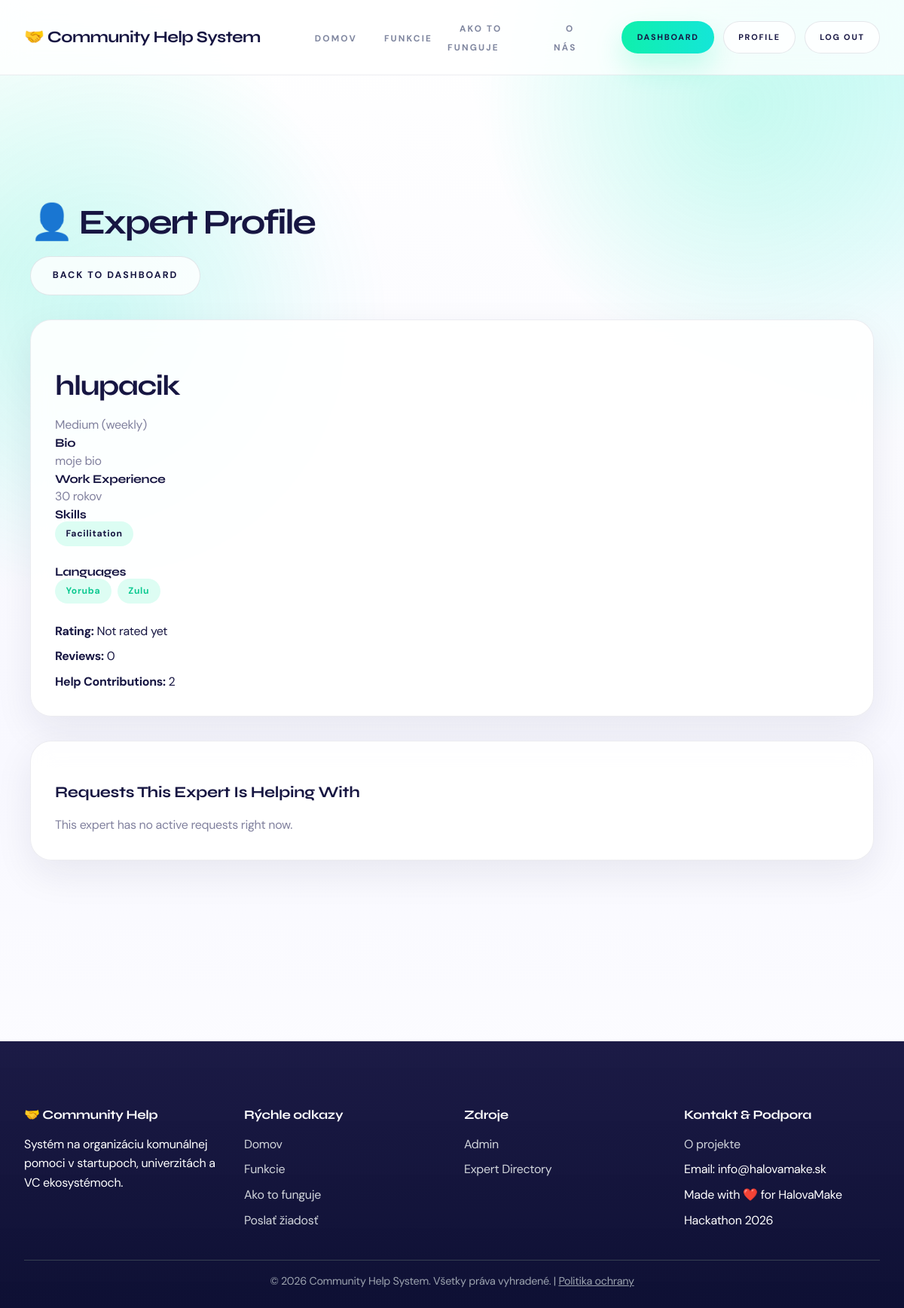
Screenshot of /experts/6/ (signed in) with the database file from the repository.
### server/models.py (models this page shows, shortened)
class Expert(models.Model):
    AVAILABILITY_CHOICES = [
        ('high', 'High (daily)'),
        ('medium', 'Medium (weekly)'),
        ('low', 'Low (occasional)'),
    ]
    user = models.OneToOneField(User, on_delete=models.CASCADE)
    bio = models.TextField(blank=True)
    skills = models.ManyToManyField(Skill, blank=True, related_name='experts')
    languages = models.ManyToManyField(Language, blank=True, related_name='experts')
    work_experience = models.TextField(blank=True, help_text='Work experience highlights')
    rating = models.FloatField(default=0.0, help_text='Average user rating (0-5)')
    rating_count = models.IntegerField(default=0, help_text='Number of ratings')
    availability = models.CharField(
        max_length=20,
        choices=AVAILABILITY_CHOICES,
        default='medium'
    )
    is_busy = models.BooleanField(default=False, help_text='Whether expert is currently assigned to an active task')
    karma_points = models.IntegerField(default=0, help_text='Karma points earned for completed help')
    help_provided = models.IntegerField(default=0, help_text='Number of help contributions')
    profile_image = models.ImageField(upload_to='experts/', blank=True)
    created_at = models.DateTimeField(auto_now_add=True)

class Skill(models.Model):
    name = models.CharField(max_length=100, unique=True)
    class Meta:
        verbose_name = 'Skill'
        verbose_name_plural = 'Skills'

class Language(models.Model):
    name = models.CharField(max_length=80, unique=True)
    class Meta:
        verbose_name = 'Language'
        verbose_name_plural = 'Languages'

### server/views.py (the view)
# urls.py: path('experts/<int:expert_id>/', views.user_profile, name='user_profile'),
@login_required
def user_profile(request, expert_id):
    expert = get_object_or_404(Expert.objects.select_related('user'), id=expert_id)
    open_requests_helped_qs = expert.assigned_requests.select_related('submitted_by').filter(
        status__in=['open', 'in_review', 'waiting_expert', 'in_progress']
    )
    today_date = timezone.now().date()
    open_requests_helped = sorted(
        list(open_requests_helped_qs),
        key=lambda req: (compute_request_priority_score(req, today_date=today_date), req.created_at.timestamp()),
        reverse=True,
    )[:10]
    return render(request, 'expert_profile.html', {
        'expert': expert,
        'open_requests_helped': open_requests_helped,
    })

### server/templates/expert_profile.html (shortened to what this page needs)
{% extends "base.html" %}
{% block content %}
<div class="container">
    <section class="section">
        <div class="d-flex justify-between align-center mb-4">
            <h1>👤 Expert Profile</h1>
            <a href="{% url 'dashboard' %}" class="btn btn-outline">Back to Dashboard</a>
        </div>
        <div class="card mb-4">
            <div class="card-header">
                <h2>{{ expert.user.get_full_name|default:expert.user.username }}</h2>
                <p class="text-muted">{{ expert.get_availability_display }}</p>
            </div>
            <div class="card-body">
                {% if expert.bio %}
                <h4>Bio</h4>
                <p>{{ expert.bio }}</p>
                {% endif %}
                {% if expert.work_experience %}
                <h4>Work Experience</h4>
                <p>{{ expert.work_experience }}</p>
                {% endif %}
                {% if expert.skills.all %}
                <h4>Skills</h4>
                <div class="tags mb-3">
                    {% for skill in expert.skills.all %}
                        <span class="badge badge-primary">{{ skill.name }}</span>
                    {% endfor %}
                </div>
                {% endif %}
                {% if expert.languages.all %}
                <h4>Languages</h4>
                <div class="tags mb-3">
                    {% for language in expert.languages.all %}
                        <span class="badge badge-success">{{ language.name }}</span>
                    {% endfor %}
                </div>
                {% endif %}
                <div class="profile-stats">
                    <div><strong>Rating:</strong> {% if expert.rating_count > 0 %}{{ expert.average_rating }} / 5{% else %}Not rated yet{% endif %}</div>
                    <div><strong>Reviews:</strong> {{ expert.rating_count }}</div>
                    <div><strong>Help Contributions:</strong> {{ expert.help_provided }}</div>
                </div>
            </div>
        </div>
        <div class="card">
            <div class="card-header">
                <h3>Requests This Expert Is Helping With</h3>
            </div>
            <div class="card-body">
                {% if open_requests_helped %}
                    <div class="requests-list">
                        {% for req in open_requests_helped %}
                        <div class="request-item">
                            <div class="request-header">
                                <a href="{% url 'request_detail' req.id %}">{{ req.title }}</a>
                                <span class="request-status status-{{ req.status }}">{{ req.get_status_display }}</span>
                            </div>
                            <div class="text-muted">{{ req.description|truncatechars:140 }}</div>
                        </div>
                        {% endfor %}
                    </div>
                {% else %}
                    <p class="text-muted">This expert has no active requests right now.</p>
                {% endif %}
            </div>
        </div>
    </section>
</div>
{% endblock %}

### server/templates/base.html (style rules this page uses)
* { margin: 0; padding: 0; box-sizing: border-box; }
:root { --primary: hsl(162, 88%, 50%); --primary-dark: hsl(162, 88%, 42%); --primary-soft: hsl(162, 88%, 95%); --gradient: hsl(176, 84%, 49%); --secondary: #7f869f; --success: hsl(162, 88%, 42%); --warning: #f4b740; --danger: #ef4444; --dark: #171642; --gray-light: #f7f9fc; --gray: rgba(23, 22, 66, 0.12); --text: #171642; --text-light: #81819e; --white-soft: ghostwhite; --surface: rgba(255, 255, 255, 0.88); --surface-strong: #ffffff; --shadow-soft: 0 18px 50px rgba(23, 22, 66, 0.08); --shadow-card: 0 24px 70px rgba(23, 22, 66, 0.12); --radius-pill: 999px; --radius-card: 28px; }
html { scroll-behavior: smooth; min-height: 100%; }
body { font-family: 'DM Sans', sans-serif; color: var(--text); background: radial-gradient(circle at top right, rgba(17, 237, 226, 0.18), transparent 28%), radial-gradient(circle at left 20%, rgba(15, 239, 170, 0.12), transparent 24%), linear-gradient(180deg, #ffffff 0%, var(--white-soft) 58%, #ffffff 100%); min-height: 100%; line-height: 1.6; letter-spacing: -0.02em; position: relative; overflow-x: hidden; }
body::before { content: ""; position: fixed; inset: 0; background: radial-gradient(circle at 82% 8%, rgba(15, 239, 170, 0.14), transparent 18%), radial-gradient(circle at 12% 24%, rgba(17, 237, 226, 0.12), transparent 22%); pointer-events: none; z-index: -1; }
a { background-color: transparent; color: inherit; }
.btn { padding: 0.95rem 1.8rem; border-radius: var(--radius-pill); text-decoration: none; font-size: 0.78rem; font-weight: 700; letter-spacing: 0.16em; text-transform: uppercase; border: 1px solid transparent; cursor: pointer; transition: all 0.3s; display: inline-flex; align-items: center; justify-content: center; gap: 0.5rem; background: linear-gradient(90deg, var(--primary) 0%, var(--gradient) 100%); color: var(--dark); box-shadow: 0 18px 36px rgba(15, 239, 170, 0.22); }
.btn-outline { background: rgba(255, 255, 255, 0.8); color: var(--dark); border-color: rgba(23, 22, 66, 0.1); box-shadow: none; }
.container { max-width: 1250px; margin: 0 auto; padding: 0 2.5rem; }
main > .container { padding: 2rem 2.5rem 3rem; }
.card { background: var(--surface); backdrop-filter: blur(14px); border-radius: var(--radius-card); padding: 2rem; box-shadow: var(--shadow-soft); border: 1px solid rgba(23, 22, 66, 0.08); transition: all 0.3s; }
.card h3 { color: var(--dark); margin-bottom: 1rem; font-family: 'Syne', sans-serif; font-size: 1.3rem; }
.card p { color: var(--text-light); line-height: 1.75; }
h1, h2, h3, h4, h5, h6 { color: var(--dark); line-height: 1.2; font-family: 'Syne', sans-serif; }
h1 { font-size: 2.9rem; margin-bottom: 1rem; letter-spacing: -0.05em; }
h2 { font-size: 2.35rem; margin: 2rem 0 1rem; letter-spacing: -0.04em; }
h3 { font-size: 1.45rem; margin: 1.5rem 0 1rem; }
.badge { display: inline-block; padding: 0.42rem 0.9rem; border-radius: var(--radius-pill); font-size: 0.76rem; font-weight: 700; letter-spacing: 0.06em; white-space: nowrap; }
.badge-primary { background: rgba(15, 239, 170, 0.14); color: var(--dark); }
.badge-success { background: rgba(15, 239, 170, 0.14); color: var(--primary-dark); }
.mb-3 { margin-bottom: 1.5rem; }
.mb-4 { margin-bottom: 2rem; }
.text-muted { color: var(--text-light); }
.section { padding: 5rem 0; border-bottom: 1px solid rgba(23, 22, 66, 0.08); }
.section:last-child { border-bottom: none; }

### server/templates/expert_profile.html (style rules this page uses)
.tags { display: flex; gap: 0.5rem; flex-wrap: wrap; }
.profile-stats { display: grid; gap: 0.5rem; }

### rows the page displays
Expert: user.get_full_name "hlupacik", availability "Medium (weekly)", bio "moje bio", work_experience "30 rokov", rating_count "0", help_provided "2"
Skill: name "Facilitation"
Language: name "Yoruba"
Language: name "Zulu"
